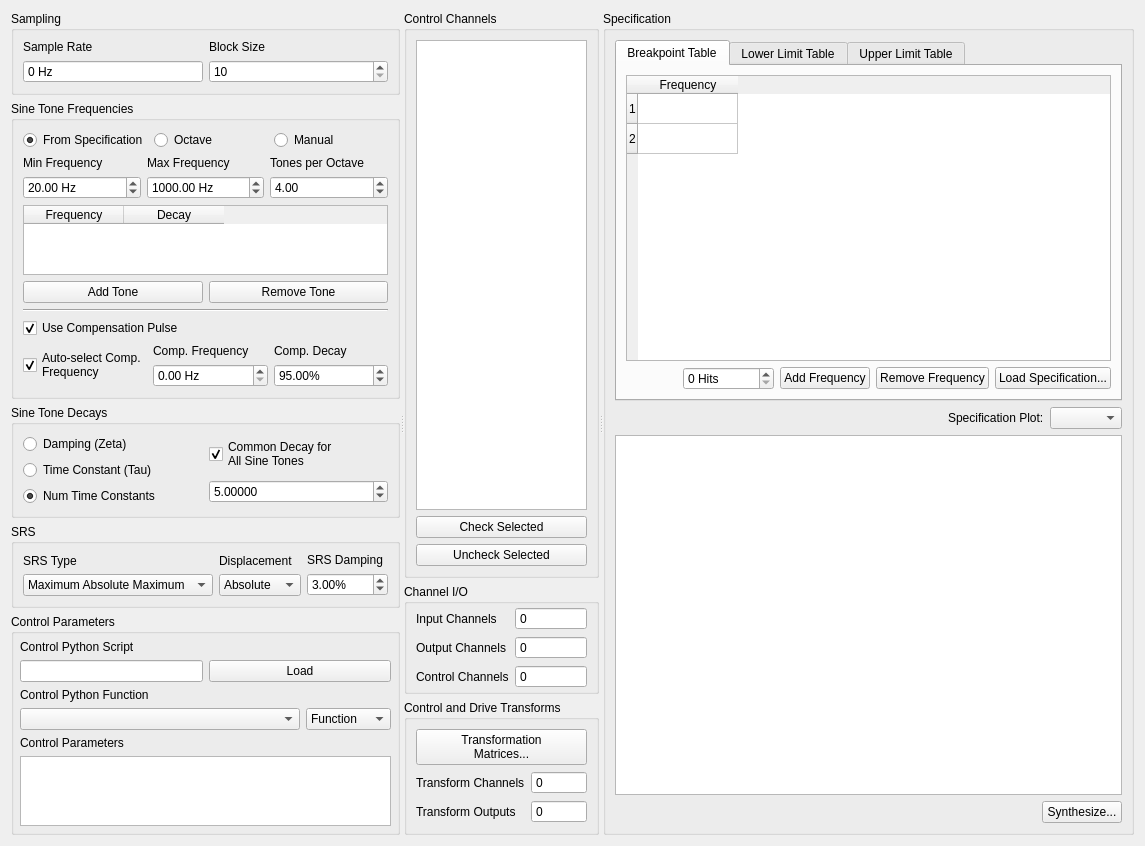
<?xml version="1.0" encoding="UTF-8"?>
<ui version="4.0">
 <class>Form</class>
 <widget class="QWidget" name="Form">
  <property name="geometry">
   <rect>
    <x>0</x>
    <y>0</y>
    <width>1145</width>
    <height>800</height>
   </rect>
  </property>
  <property name="windowTitle">
   <string>Form</string>
  </property>
  <layout class="QHBoxLayout" name="horizontalLayout">
   <item>
    <widget class="QSplitter" name="splitter_2">
     <property name="orientation">
      <enum>Qt::Horizontal</enum>
     </property>
     <widget class="QSplitter" name="splitter">
      <property name="orientation">
       <enum>Qt::Horizontal</enum>
      </property>
      <widget class="QWidget" name="verticalLayoutWidget">
       <layout class="QVBoxLayout" name="parameters_layout">
        <item>
         <widget class="QGroupBox" name="sampling_groupbox">
          <property name="title">
           <string>Sampling</string>
          </property>
          <layout class="QGridLayout" name="gridLayout">
           <item row="0" column="0">
            <layout class="QVBoxLayout" name="sample_rate_layout">
             <item>
              <widget class="QLabel" name="sample_rate_display_label">
               <property name="text">
                <string>Sample Rate</string>
               </property>
              </widget>
             </item>
             <item>
              <widget class="QSpinBox" name="sample_rate_display">
               <property name="enabled">
                <bool>true</bool>
               </property>
               <property name="toolTip">
                <string>Sample rate in samples per second of the data acquisition hardware.  This is a global parameter and must be set in the Data Acquisition Setup tab.</string>
               </property>
               <property name="readOnly">
                <bool>true</bool>
               </property>
               <property name="buttonSymbols">
                <enum>QAbstractSpinBox::NoButtons</enum>
               </property>
               <property name="suffix">
                <string> Hz</string>
               </property>
               <property name="maximum">
                <number>1000000</number>
               </property>
              </widget>
             </item>
            </layout>
           </item>
           <item row="0" column="1">
            <layout class="QVBoxLayout" name="block_size_layout">
             <item>
              <widget class="QLabel" name="block_size_label">
               <property name="text">
                <string>Block Size</string>
               </property>
              </widget>
             </item>
             <item>
              <widget class="QSpinBox" name="block_size_selector">
               <property name="enabled">
                <bool>true</bool>
               </property>
               <property name="toolTip">
                <string>Samples per measurement frame in the controller. The measurement frame is the &amp;quot;block&amp;quot; of data upon which the signal processing will be performed. This value will determine the window size. A larger value will result in more frequency lines in the SRS analysis. This need not correspond to the read or write size in the data acquisition system.</string>
               </property>
               <property name="readOnly">
                <bool>false</bool>
               </property>
               <property name="buttonSymbols">
                <enum>QAbstractSpinBox::UpDownArrows</enum>
               </property>
               <property name="keyboardTracking">
                <bool>false</bool>
               </property>
               <property name="prefix">
                <string/>
               </property>
               <property name="minimum">
                <number>10</number>
               </property>
               <property name="maximum">
                <number>1000000</number>
               </property>
               <property name="singleStep">
                <number>2</number>
               </property>
              </widget>
             </item>
            </layout>
           </item>
          </layout>
         </widget>
        </item>
        <item>
         <widget class="QGroupBox" name="tones_groupbox">
          <property name="title">
           <string>Sine Tone Frequencies</string>
          </property>
          <layout class="QVBoxLayout" name="verticalLayout_5">
           <item>
            <layout class="QHBoxLayout" name="tone_type_layout">
             <item>
              <widget class="QRadioButton" name="from_spec_button">
               <property name="text">
                <string>From Specification</string>
               </property>
               <property name="checked">
                <bool>true</bool>
               </property>
              </widget>
             </item>
             <item>
              <widget class="QRadioButton" name="octave_button">
               <property name="text">
                <string>Octave</string>
               </property>
              </widget>
             </item>
             <item>
              <widget class="QRadioButton" name="manual_button">
               <property name="text">
                <string>Manual</string>
               </property>
              </widget>
             </item>
            </layout>
           </item>
           <item>
            <layout class="QGridLayout" name="tone_octave_layout">
             <item row="0" column="1">
              <layout class="QVBoxLayout" name="max_frequency_layout">
               <item>
                <widget class="QLabel" name="max_frequency_label">
                 <property name="text">
                  <string>Max Frequency</string>
                 </property>
                </widget>
               </item>
               <item>
                <widget class="QDoubleSpinBox" name="max_frequency_selector">
                 <property name="suffix">
                  <string> Hz</string>
                 </property>
                 <property name="maximum">
                  <double>999999999.000000000000000</double>
                 </property>
                 <property name="value">
                  <double>1000.000000000000000</double>
                 </property>
                </widget>
               </item>
              </layout>
             </item>
             <item row="0" column="0">
              <layout class="QVBoxLayout" name="min_frequency_layout">
               <item>
                <widget class="QLabel" name="min_frequency_label">
                 <property name="text">
                  <string>Min Frequency</string>
                 </property>
                </widget>
               </item>
               <item>
                <widget class="QDoubleSpinBox" name="min_frequency_selector">
                 <property name="suffix">
                  <string> Hz</string>
                 </property>
                 <property name="maximum">
                  <double>999999999.000000000000000</double>
                 </property>
                 <property name="value">
                  <double>20.000000000000000</double>
                 </property>
                </widget>
               </item>
              </layout>
             </item>
             <item row="0" column="2">
              <layout class="QVBoxLayout" name="tones_per_octave_layout">
               <item>
                <widget class="QLabel" name="tones_per_octave_label">
                 <property name="text">
                  <string>Tones per Octave</string>
                 </property>
                </widget>
               </item>
               <item>
                <widget class="QDoubleSpinBox" name="tones_per_octave_selector">
                 <property name="minimum">
                  <double>1.000000000000000</double>
                 </property>
                 <property name="maximum">
                  <double>99999.000000000000000</double>
                 </property>
                 <property name="value">
                  <double>4.000000000000000</double>
                 </property>
                </widget>
               </item>
              </layout>
             </item>
            </layout>
           </item>
           <item>
            <widget class="QTableWidget" name="tone_table">
             <column>
              <property name="text">
               <string>Frequency</string>
              </property>
             </column>
             <column>
              <property name="text">
               <string>Decay</string>
              </property>
             </column>
            </widget>
           </item>
           <item>
            <layout class="QHBoxLayout" name="tone_buttons">
             <item>
              <widget class="QPushButton" name="add_tone_button">
               <property name="text">
                <string>Add Tone</string>
               </property>
              </widget>
             </item>
             <item>
              <widget class="QPushButton" name="remove_tone_button">
               <property name="text">
                <string>Remove Tone</string>
               </property>
              </widget>
             </item>
            </layout>
           </item>
           <item>
            <widget class="Line" name="line">
             <property name="orientation">
              <enum>Qt::Horizontal</enum>
             </property>
            </widget>
           </item>
           <item>
            <widget class="QCheckBox" name="use_compensation_pulse_checkbox">
             <property name="text">
              <string>Use Compensation Pulse</string>
             </property>
             <property name="checked">
              <bool>true</bool>
             </property>
            </widget>
           </item>
           <item>
            <layout class="QHBoxLayout" name="compensation_layout">
             <item>
              <layout class="QVBoxLayout" name="verticalLayout">
               <item>
                <widget class="QCheckBox" name="autoselect_comp_frequency_checkbox">
                 <property name="text">
                  <string>Auto-select Comp.
Frequency</string>
                 </property>
                 <property name="checked">
                  <bool>true</bool>
                 </property>
                </widget>
               </item>
              </layout>
             </item>
             <item>
              <layout class="QVBoxLayout" name="verticalLayout_15">
               <item>
                <widget class="QLabel" name="comp_frequency_label">
                 <property name="text">
                  <string>Comp. Frequency</string>
                 </property>
                </widget>
               </item>
               <item>
                <widget class="QDoubleSpinBox" name="compensation_frequency_selector">
                 <property name="suffix">
                  <string> Hz</string>
                 </property>
                 <property name="maximum">
                  <double>9999999.000000000000000</double>
                 </property>
                </widget>
               </item>
              </layout>
             </item>
             <item>
              <layout class="QVBoxLayout" name="verticalLayout_18">
               <item>
                <widget class="QLabel" name="comp_decay_label">
                 <property name="text">
                  <string>Comp. Decay</string>
                 </property>
                </widget>
               </item>
               <item>
                <widget class="QDoubleSpinBox" name="compensation_decay_selector">
                 <property name="suffix">
                  <string>%</string>
                 </property>
                 <property name="maximum">
                  <double>100.000000000000000</double>
                 </property>
                 <property name="singleStep">
                  <double>1.000000000000000</double>
                 </property>
                 <property name="value">
                  <double>95.000000000000000</double>
                 </property>
                </widget>
               </item>
              </layout>
             </item>
            </layout>
           </item>
          </layout>
         </widget>
        </item>
        <item>
         <widget class="QGroupBox" name="decay_groupbox">
          <property name="title">
           <string>Sine Tone Decays</string>
          </property>
          <layout class="QHBoxLayout" name="horizontalLayout_2">
           <item>
            <layout class="QVBoxLayout" name="decay_type_layout">
             <item>
              <widget class="QRadioButton" name="damping_zeta_button">
               <property name="text">
                <string>Damping (Zeta)</string>
               </property>
              </widget>
             </item>
             <item>
              <widget class="QRadioButton" name="time_constant_tau_button">
               <property name="text">
                <string>Time Constant (Tau)</string>
               </property>
              </widget>
             </item>
             <item>
              <widget class="QRadioButton" name="num_time_constants_button">
               <property name="text">
                <string>Num Time Constants</string>
               </property>
               <property name="checked">
                <bool>true</bool>
               </property>
              </widget>
             </item>
            </layout>
           </item>
           <item>
            <layout class="QVBoxLayout" name="decay_value_layout">
             <item>
              <widget class="QCheckBox" name="common_decay_checkbox">
               <property name="text">
                <string>Common Decay for
All Sine Tones</string>
               </property>
               <property name="checked">
                <bool>true</bool>
               </property>
              </widget>
             </item>
             <item>
              <widget class="QDoubleSpinBox" name="decay_value_selector">
               <property name="decimals">
                <number>5</number>
               </property>
               <property name="value">
                <double>5.000000000000000</double>
               </property>
              </widget>
             </item>
            </layout>
           </item>
          </layout>
         </widget>
        </item>
        <item>
         <widget class="QGroupBox" name="srs_groupbox">
          <property name="title">
           <string>SRS</string>
          </property>
          <layout class="QHBoxLayout" name="horizontalLayout_3">
           <item>
            <layout class="QVBoxLayout" name="srs_type_layout">
             <item>
              <widget class="QLabel" name="srs_type_label">
               <property name="text">
                <string>SRS Type</string>
               </property>
              </widget>
             </item>
             <item>
              <widget class="QComboBox" name="srs_type_setter">
               <property name="currentIndex">
                <number>8</number>
               </property>
               <item>
                <property name="text">
                 <string>Primary Positive</string>
                </property>
               </item>
               <item>
                <property name="text">
                 <string>Primary Negative</string>
                </property>
               </item>
               <item>
                <property name="text">
                 <string>Primary Absolute Maximum</string>
                </property>
               </item>
               <item>
                <property name="text">
                 <string>Residual Positive</string>
                </property>
               </item>
               <item>
                <property name="text">
                 <string>Residual Positive</string>
                </property>
               </item>
               <item>
                <property name="text">
                 <string>Residual Absolute Maximum</string>
                </property>
               </item>
               <item>
                <property name="text">
                 <string>Maximum Positive</string>
                </property>
               </item>
               <item>
                <property name="text">
                 <string>Maxium Negative</string>
                </property>
               </item>
               <item>
                <property name="text">
                 <string>Maximum Absolute Maximum</string>
                </property>
               </item>
              </widget>
             </item>
            </layout>
           </item>
           <item>
            <layout class="QVBoxLayout" name="srs_displacement_layout">
             <item>
              <widget class="QLabel" name="srs_displacement_label">
               <property name="text">
                <string>Displacement</string>
               </property>
              </widget>
             </item>
             <item>
              <widget class="QComboBox" name="srs_displacement_setter">
               <property name="currentIndex">
                <number>0</number>
               </property>
               <item>
                <property name="text">
                 <string>Absolute</string>
                </property>
               </item>
               <item>
                <property name="text">
                 <string>Relative</string>
                </property>
               </item>
              </widget>
             </item>
            </layout>
           </item>
           <item>
            <layout class="QVBoxLayout" name="srs_damping_layout">
             <item>
              <widget class="QLabel" name="srs_damping_label">
               <property name="text">
                <string>SRS Damping</string>
               </property>
              </widget>
             </item>
             <item>
              <widget class="QDoubleSpinBox" name="srs_damping_setter">
               <property name="suffix">
                <string>%</string>
               </property>
               <property name="minimum">
                <double>0.010000000000000</double>
               </property>
               <property name="value">
                <double>3.000000000000000</double>
               </property>
              </widget>
             </item>
            </layout>
           </item>
          </layout>
         </widget>
        </item>
        <item>
         <widget class="QGroupBox" name="control_parameters_groupbox">
          <property name="title">
           <string>Control Parameters</string>
          </property>
          <layout class="QVBoxLayout" name="verticalLayout_4">
           <property name="leftMargin">
            <number>6</number>
           </property>
           <property name="topMargin">
            <number>6</number>
           </property>
           <property name="rightMargin">
            <number>6</number>
           </property>
           <property name="bottomMargin">
            <number>6</number>
           </property>
           <item>
            <layout class="QVBoxLayout" name="control_script_vertical_layout">
             <item>
              <widget class="QLabel" name="control_script_label">
               <property name="text">
                <string>Control Python Script</string>
               </property>
              </widget>
             </item>
             <item>
              <layout class="QHBoxLayout" name="control_script_horizontal_layout">
               <item>
                <widget class="QLineEdit" name="control_script_file_path_input">
                 <property name="sizePolicy">
                  <sizepolicy hsizetype="Minimum" vsizetype="Fixed">
                   <horstretch>0</horstretch>
                   <verstretch>0</verstretch>
                  </sizepolicy>
                 </property>
                 <property name="toolTip">
                  <string>Python script used to specify the control law.</string>
                 </property>
                 <property name="readOnly">
                  <bool>true</bool>
                 </property>
                </widget>
               </item>
               <item>
                <widget class="QPushButton" name="control_script_load_file_button">
                 <property name="toolTip">
                  <string>Loads in a Python script to use as the control strategy</string>
                 </property>
                 <property name="text">
                  <string>Load</string>
                 </property>
                </widget>
               </item>
              </layout>
             </item>
            </layout>
           </item>
           <item>
            <layout class="QVBoxLayout" name="control_function_layout">
             <item>
              <widget class="QLabel" name="control_function_label">
               <property name="text">
                <string>Control Python Function</string>
               </property>
              </widget>
             </item>
             <item>
              <layout class="QHBoxLayout" name="control_function_generator_layout">
               <item>
                <widget class="QComboBox" name="control_function_input">
                 <property name="sizePolicy">
                  <sizepolicy hsizetype="MinimumExpanding" vsizetype="Fixed">
                   <horstretch>0</horstretch>
                   <verstretch>0</verstretch>
                  </sizepolicy>
                 </property>
                 <property name="toolTip">
                  <string>Select the item within the script to use as the control law.</string>
                 </property>
                </widget>
               </item>
               <item>
                <widget class="QComboBox" name="control_function_generator_selector">
                 <property name="sizePolicy">
                  <sizepolicy hsizetype="Minimum" vsizetype="Fixed">
                   <horstretch>0</horstretch>
                   <verstretch>0</verstretch>
                  </sizepolicy>
                 </property>
                 <property name="toolTip">
                  <string>Select if the selected control law is a Function, Generator, or Class</string>
                 </property>
                 <item>
                  <property name="text">
                   <string>Function</string>
                  </property>
                 </item>
                 <item>
                  <property name="text">
                   <string>Generator</string>
                  </property>
                 </item>
                 <item>
                  <property name="text">
                   <string>Class</string>
                  </property>
                 </item>
                 <item>
                  <property name="text">
                   <string>Interactive</string>
                  </property>
                 </item>
                </widget>
               </item>
              </layout>
             </item>
            </layout>
           </item>
           <item>
            <layout class="QVBoxLayout" name="control_parameters_layout">
             <item>
              <widget class="QLabel" name="control_parameters_label">
               <property name="text">
                <string>Control Parameters</string>
               </property>
              </widget>
             </item>
             <item>
              <widget class="QTextEdit" name="control_parameters_text_input">
               <property name="sizePolicy">
                <sizepolicy hsizetype="MinimumExpanding" vsizetype="Expanding">
                 <horstretch>0</horstretch>
                 <verstretch>0</verstretch>
                </sizepolicy>
               </property>
               <property name="toolTip">
                <string>Any additional parameters needed by the control law are entered in this text box.  It is up to the control law to define what is needed to be defined in this box.</string>
               </property>
               <property name="lineWrapMode">
                <enum>QTextEdit::NoWrap</enum>
               </property>
               <property name="acceptRichText">
                <bool>false</bool>
               </property>
              </widget>
             </item>
            </layout>
           </item>
          </layout>
         </widget>
        </item>
       </layout>
      </widget>
      <widget class="QWidget" name="layoutWidget">
       <layout class="QVBoxLayout" name="channels_layout">
        <item>
         <widget class="QGroupBox" name="control_channels_groupbox">
          <property name="sizePolicy">
           <sizepolicy hsizetype="Preferred" vsizetype="Expanding">
            <horstretch>0</horstretch>
            <verstretch>0</verstretch>
           </sizepolicy>
          </property>
          <property name="title">
           <string>Control Channels</string>
          </property>
          <layout class="QVBoxLayout" name="verticalLayout_3">
           <item>
            <widget class="QListWidget" name="control_channels_selector">
             <property name="sizePolicy">
              <sizepolicy hsizetype="Minimum" vsizetype="Expanding">
               <horstretch>0</horstretch>
               <verstretch>0</verstretch>
              </sizepolicy>
             </property>
             <property name="toolTip">
              <string>Check channels that will be treated as control channels</string>
             </property>
             <property name="sizeAdjustPolicy">
              <enum>QAbstractScrollArea::AdjustToContents</enum>
             </property>
             <property name="selectionMode">
              <enum>QAbstractItemView::ExtendedSelection</enum>
             </property>
            </widget>
           </item>
           <item>
            <widget class="QPushButton" name="check_selected_button">
             <property name="toolTip">
              <string>Checks selected channels to use them as control channels.</string>
             </property>
             <property name="text">
              <string>Check Selected</string>
             </property>
            </widget>
           </item>
           <item>
            <widget class="QPushButton" name="uncheck_selected_button">
             <property name="toolTip">
              <string>Unchecks selected channels so they are not treated as control channels.</string>
             </property>
             <property name="text">
              <string>Uncheck Selected</string>
             </property>
            </widget>
           </item>
          </layout>
         </widget>
        </item>
        <item>
         <widget class="QGroupBox" name="io_groupbox">
          <property name="title">
           <string>Channel I/O</string>
          </property>
          <layout class="QFormLayout" name="formLayout">
           <property name="leftMargin">
            <number>9</number>
           </property>
           <property name="topMargin">
            <number>3</number>
           </property>
           <property name="rightMargin">
            <number>9</number>
           </property>
           <property name="bottomMargin">
            <number>3</number>
           </property>
           <item row="0" column="0">
            <widget class="QLabel" name="input_channels_label">
             <property name="text">
              <string>Input Channels</string>
             </property>
            </widget>
           </item>
           <item row="0" column="1">
            <widget class="QSpinBox" name="input_channels_display">
             <property name="enabled">
              <bool>true</bool>
             </property>
             <property name="toolTip">
              <string>Number of acquisition channels that the controller is measuring.</string>
             </property>
             <property name="readOnly">
              <bool>true</bool>
             </property>
             <property name="buttonSymbols">
              <enum>QAbstractSpinBox::NoButtons</enum>
             </property>
             <property name="prefix">
              <string/>
             </property>
             <property name="maximum">
              <number>1000000</number>
             </property>
            </widget>
           </item>
           <item row="1" column="0">
            <widget class="QLabel" name="output_channels_label">
             <property name="text">
              <string>Output Channels</string>
             </property>
            </widget>
           </item>
           <item row="1" column="1">
            <widget class="QSpinBox" name="output_channels_display">
             <property name="enabled">
              <bool>true</bool>
             </property>
             <property name="toolTip">
              <string>Number of excitation channels that the controller is generating.</string>
             </property>
             <property name="readOnly">
              <bool>true</bool>
             </property>
             <property name="buttonSymbols">
              <enum>QAbstractSpinBox::NoButtons</enum>
             </property>
             <property name="prefix">
              <string/>
             </property>
             <property name="maximum">
              <number>1000000</number>
             </property>
            </widget>
           </item>
           <item row="2" column="0">
            <widget class="QLabel" name="control_channels_label">
             <property name="text">
              <string>Control Channels</string>
             </property>
            </widget>
           </item>
           <item row="2" column="1">
            <widget class="QSpinBox" name="control_channels_display">
             <property name="enabled">
              <bool>true</bool>
             </property>
             <property name="toolTip">
              <string>Number of channels that the controller is using to control the system.</string>
             </property>
             <property name="readOnly">
              <bool>true</bool>
             </property>
             <property name="buttonSymbols">
              <enum>QAbstractSpinBox::NoButtons</enum>
             </property>
             <property name="prefix">
              <string/>
             </property>
             <property name="maximum">
              <number>1000000</number>
             </property>
            </widget>
           </item>
          </layout>
         </widget>
        </item>
        <item>
         <widget class="QGroupBox" name="transformation_matrices_groupbox">
          <property name="sizePolicy">
           <sizepolicy hsizetype="Preferred" vsizetype="Preferred">
            <horstretch>0</horstretch>
            <verstretch>0</verstretch>
           </sizepolicy>
          </property>
          <property name="title">
           <string>Control and Drive Transforms</string>
          </property>
          <layout class="QFormLayout" name="formLayout_2">
           <item row="1" column="0">
            <widget class="QLabel" name="transform_channels_label">
             <property name="text">
              <string>Transform Channels</string>
             </property>
            </widget>
           </item>
           <item row="1" column="1">
            <widget class="QSpinBox" name="transform_channels_display">
             <property name="enabled">
              <bool>true</bool>
             </property>
             <property name="toolTip">
              <string>Number of virtual channels used for control if transformations are specified.</string>
             </property>
             <property name="readOnly">
              <bool>true</bool>
             </property>
             <property name="buttonSymbols">
              <enum>QAbstractSpinBox::NoButtons</enum>
             </property>
             <property name="prefix">
              <string/>
             </property>
             <property name="maximum">
              <number>1000000</number>
             </property>
            </widget>
           </item>
           <item row="2" column="0">
            <widget class="QLabel" name="transform_outputs_label">
             <property name="text">
              <string>Transform Outputs</string>
             </property>
            </widget>
           </item>
           <item row="2" column="1">
            <widget class="QSpinBox" name="transform_outputs_display">
             <property name="enabled">
              <bool>true</bool>
             </property>
             <property name="toolTip">
              <string>Number of virtual outputs defined if transformations are specified.</string>
             </property>
             <property name="readOnly">
              <bool>true</bool>
             </property>
             <property name="buttonSymbols">
              <enum>QAbstractSpinBox::NoButtons</enum>
             </property>
             <property name="prefix">
              <string/>
             </property>
             <property name="maximum">
              <number>1000000</number>
             </property>
            </widget>
           </item>
           <item row="0" column="0" colspan="2">
            <widget class="QPushButton" name="transformation_matrices_button">
             <property name="sizePolicy">
              <sizepolicy hsizetype="Preferred" vsizetype="Fixed">
               <horstretch>0</horstretch>
               <verstretch>0</verstretch>
              </sizepolicy>
             </property>
             <property name="toolTip">
              <string>Open the transformation matrix dialog to allow specification of transformations to virtual control or virtual excitation channels.</string>
             </property>
             <property name="text">
              <string>Transformation
Matrices...</string>
             </property>
            </widget>
           </item>
          </layout>
         </widget>
        </item>
       </layout>
      </widget>
     </widget>
     <widget class="QWidget" name="verticalLayoutWidget_2">
      <layout class="QVBoxLayout" name="spec_layout">
       <item>
        <widget class="QGroupBox" name="specification_groupbox">
         <property name="title">
          <string>Specification</string>
         </property>
         <layout class="QVBoxLayout" name="verticalLayout_2">
          <item>
           <widget class="QTabWidget" name="tabWidget">
            <property name="currentIndex">
             <number>0</number>
            </property>
            <widget class="QWidget" name="breakpoint_tab">
             <attribute name="title">
              <string>Breakpoint Table</string>
             </attribute>
             <layout class="QVBoxLayout" name="verticalLayout_6">
              <item>
               <widget class="QTableWidget" name="breakpoint_table">
                <property name="selectionMode">
                 <enum>QAbstractItemView::SingleSelection</enum>
                </property>
                <row>
                 <property name="text">
                  <string>1</string>
                 </property>
                </row>
                <row>
                 <property name="text">
                  <string>2</string>
                 </property>
                </row>
                <column>
                 <property name="text">
                  <string>Frequency</string>
                 </property>
                </column>
               </widget>
              </item>
              <item>
               <layout class="QHBoxLayout" name="horizontalLayout_4">
                <item>
                 <spacer name="horizontalSpacer">
                  <property name="orientation">
                   <enum>Qt::Horizontal</enum>
                  </property>
                  <property name="sizeHint" stdset="0">
                   <size>
                    <width>40</width>
                    <height>20</height>
                   </size>
                  </property>
                 </spacer>
                </item>
                <item>
                 <widget class="QSpinBox" name="num_hits_spinbox">
                  <property name="suffix">
                   <string> Hits</string>
                  </property>
                  <property name="maximum">
                   <number>1000000</number>
                  </property>
                 </widget>
                </item>
                <item>
                 <widget class="QPushButton" name="add_breakpoint_button">
                  <property name="text">
                   <string>Add Frequency</string>
                  </property>
                 </widget>
                </item>
                <item>
                 <widget class="QPushButton" name="remove_breakpoint_button">
                  <property name="text">
                   <string>Remove Frequency</string>
                  </property>
                 </widget>
                </item>
                <item>
                 <widget class="QPushButton" name="load_breakpoints_button">
                  <property name="text">
                   <string>Load Specification...</string>
                  </property>
                 </widget>
                </item>
               </layout>
              </item>
             </layout>
            </widget>
            <widget class="QWidget" name="lower_limit_tab">
             <attribute name="title">
              <string>Lower Limit Table</string>
             </attribute>
             <layout class="QVBoxLayout" name="verticalLayout_7">
              <item>
               <widget class="QTableWidget" name="lower_limit_table">
                <row>
                 <property name="text">
                  <string>1</string>
                 </property>
                </row>
                <row>
                 <property name="text">
                  <string>2</string>
                 </property>
                </row>
                <column>
                 <property name="text">
                  <string>Frequency</string>
                 </property>
                </column>
               </widget>
              </item>
             </layout>
            </widget>
            <widget class="QWidget" name="upper_limit_tab">
             <attribute name="title">
              <string>Upper Limit Table</string>
             </attribute>
             <layout class="QVBoxLayout" name="verticalLayout_8">
              <item>
               <widget class="QTableWidget" name="upper_limit_table">
                <row>
                 <property name="text">
                  <string>1</string>
                 </property>
                </row>
                <row>
                 <property name="text">
                  <string>2</string>
                 </property>
                </row>
                <column>
                 <property name="text">
                  <string>Frequency</string>
                 </property>
                </column>
               </widget>
              </item>
             </layout>
            </widget>
           </widget>
          </item>
          <item>
           <layout class="QHBoxLayout" name="specification_button_layout">
            <item>
             <spacer name="specification_button_spacer">
              <property name="orientation">
               <enum>Qt::Horizontal</enum>
              </property>
              <property name="sizeType">
               <enum>QSizePolicy::MinimumExpanding</enum>
              </property>
              <property name="sizeHint" stdset="0">
               <size>
                <width>40</width>
                <height>20</height>
               </size>
              </property>
             </spacer>
            </item>
            <item>
             <widget class="QLabel" name="specification_plot_label">
              <property name="text">
               <string>Specification Plot:</string>
              </property>
             </widget>
            </item>
            <item>
             <widget class="QComboBox" name="specification_plot_selector">
              <property name="toolTip">
               <string>Select the row of the CPSD matrix to visualize</string>
              </property>
              <property name="sizeAdjustPolicy">
               <enum>QComboBox::AdjustToContents</enum>
              </property>
             </widget>
            </item>
           </layout>
          </item>
          <item>
           <widget class="PlotWidget" name="specification_plot"/>
          </item>
          <item>
           <layout class="QHBoxLayout" name="synthesize_layout">
            <item>
             <spacer name="synthesize_spacer">
              <property name="orientation">
               <enum>Qt::Horizontal</enum>
              </property>
              <property name="sizeHint" stdset="0">
               <size>
                <width>40</width>
                <height>20</height>
               </size>
              </property>
             </spacer>
            </item>
            <item>
             <widget class="QPushButton" name="synthesize_button">
              <property name="text">
               <string>Synthesize...</string>
              </property>
             </widget>
            </item>
           </layout>
          </item>
         </layout>
        </widget>
       </item>
      </layout>
     </widget>
    </widget>
   </item>
  </layout>
 </widget>
 <customwidgets>
  <customwidget>
   <class>PlotWidget</class>
   <extends>QGraphicsView</extends>
   <header location="global">pyqtgraph</header>
  </customwidget>
 </customwidgets>
 <resources/>
 <connections/>
</ui>
